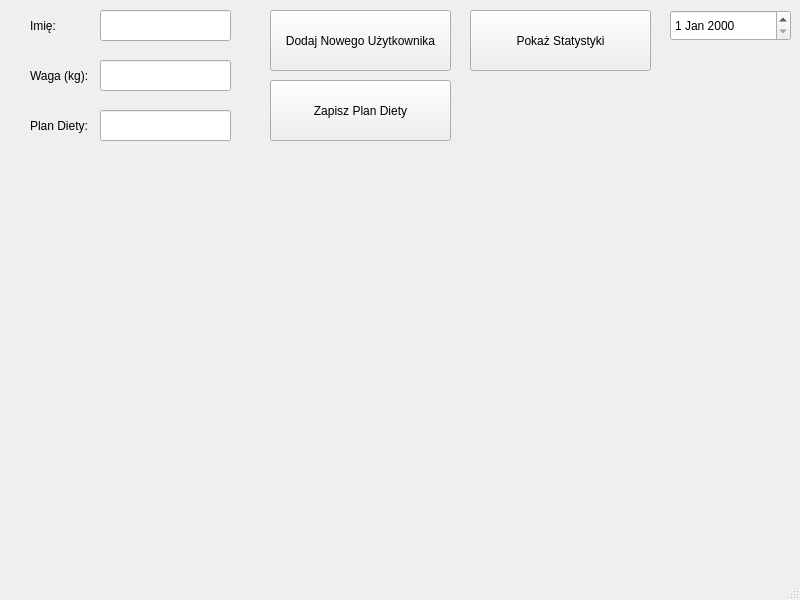
<?xml version="1.0" encoding="UTF-8"?>
<ui version="4.0">
 <class>MainWindow</class>
 <widget class="QMainWindow" name="MainWindow">
  <property name="geometry">
   <rect>
    <x>0</x>
    <y>0</y>
    <width>800</width>
    <height>600</height>
   </rect>
  </property>
  <property name="windowTitle">
   <string>MainWindow</string>
  </property>
  <widget class="QWidget" name="centralwidget">
   <widget class="QLabel" name="label">
    <property name="geometry">
     <rect>
      <x>30</x>
      <y>10</y>
      <width>91</width>
      <height>31</height>
     </rect>
    </property>
    <property name="text">
     <string>Imię: </string>
    </property>
   </widget>
   <widget class="QLabel" name="label_2">
    <property name="geometry">
     <rect>
      <x>30</x>
      <y>60</y>
      <width>91</width>
      <height>31</height>
     </rect>
    </property>
    <property name="text">
     <string>Waga (kg): </string>
    </property>
   </widget>
   <widget class="QLabel" name="label_3">
    <property name="geometry">
     <rect>
      <x>30</x>
      <y>110</y>
      <width>91</width>
      <height>31</height>
     </rect>
    </property>
    <property name="text">
     <string>Plan Diety: </string>
    </property>
   </widget>
   <widget class="QLineEdit" name="lineEdit">
    <property name="geometry">
     <rect>
      <x>100</x>
      <y>10</y>
      <width>131</width>
      <height>31</height>
     </rect>
    </property>
    <property name="text">
     <string/>
    </property>
   </widget>
   <widget class="QLineEdit" name="lineEdit_2">
    <property name="geometry">
     <rect>
      <x>100</x>
      <y>60</y>
      <width>131</width>
      <height>31</height>
     </rect>
    </property>
    <property name="text">
     <string/>
    </property>
   </widget>
   <widget class="QLineEdit" name="lineEdit_3">
    <property name="geometry">
     <rect>
      <x>100</x>
      <y>110</y>
      <width>131</width>
      <height>31</height>
     </rect>
    </property>
    <property name="text">
     <string/>
    </property>
   </widget>
   <widget class="QPushButton" name="pushButton">
    <property name="geometry">
     <rect>
      <x>270</x>
      <y>10</y>
      <width>181</width>
      <height>61</height>
     </rect>
    </property>
    <property name="text">
     <string>Dodaj Nowego Użytkownika</string>
    </property>
   </widget>
   <widget class="QPushButton" name="pushButton_2">
    <property name="geometry">
     <rect>
      <x>270</x>
      <y>80</y>
      <width>181</width>
      <height>61</height>
     </rect>
    </property>
    <property name="text">
     <string>Zapisz Plan Diety</string>
    </property>
   </widget>
   <widget class="QPushButton" name="pushButton_3">
    <property name="geometry">
     <rect>
      <x>470</x>
      <y>10</y>
      <width>181</width>
      <height>61</height>
     </rect>
    </property>
    <property name="text">
     <string>Pokaż Statystyki</string>
    </property>
   </widget>
   <widget class="QDateEdit" name="dateEdit">
    <property name="geometry">
     <rect>
      <x>670</x>
      <y>10</y>
      <width>121</width>
      <height>31</height>
     </rect>
    </property>
   </widget>
  </widget>
  <widget class="QMenuBar" name="menubar">
   <property name="geometry">
    <rect>
     <x>0</x>
     <y>0</y>
     <width>800</width>
     <height>21</height>
    </rect>
   </property>
  </widget>
  <widget class="QStatusBar" name="statusbar"/>
 </widget>
 <resources/>
 <connections/>
</ui>
